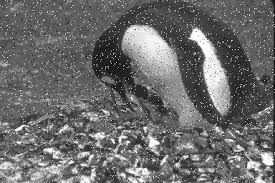
#> input picture Signals Project/Processing Images/Median_Image.jpg, 275 x 183 px
$ python median_filter.py
#> lines starting #> are read from the running program, lines starting #| are printed output that depends on the picture
import numpy as np
import cv2
import matplotlib.pyplot as plt


image = cv2.imread("Processing Images/Median_Image.jpg")
#> image is the input picture: shape (183, 275, 3); min 0, max 255, mean 107.3
image = cv2.cvtColor(image, cv2.COLOR_BGR2GRAY)
#> image: shape (183, 275)

#Function to perform the median filtering
def median(window_size, image, num):

    #gathering height and width of image
#> called with window_size = 3, num = 2
    im_height, im_width = image.shape
#> im_height = 183; im_width = 275

    #padding image to prevent window from using undefined pixel values
    pad_size = window_size // 2

    padded_image = np.pad(image, ((pad_size), (pad_size)), mode = 'constant')
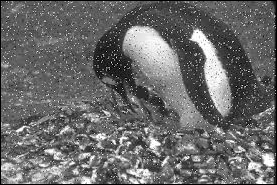
#> padded_image: shape (185, 277); min 0, max 255, mean 105.4

    #initializing filtered_image array
    filtered_image = np.zeros_like(image)

    #for loop that iterates through each pixel and applying median computations
    for i in range(im_height):
        for j in range(im_width):
            window = padded_image[i:(i + window_size), j:(j + window_size)]
            median_value = np.median(window)

            #setting pixel values to median
            filtered_image[i, j] = median_value
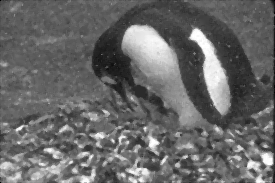
#> filtered_image: shape (183, 275); min 0, max 255, mean 104.3

    #converting image back to observable pixel range
    filtered_image = np.clip(filtered_image, 0, 255).astype(np.uint8)

    plt.subplot(1, 5, num)
    plt.imshow(filtered_image, cmap = 'gray')
    plt.axis('off')
    plt.title(f'Filtered Image Window Size {window_size}x{window_size}')


plt.figure(figsize = (15, 5))

plt.subplot(1, 5, 1)
plt.imshow(image, cmap = 'gray')
plt.axis('off')
plt.title('Original Image')

median(3, image, 2)
median(5, image, 3)
#> call 2 of median, with window_size = 5, num = 3
#> in median (call 2), `padded_image = np.pad(image, ((pad_size), (pad_size)), mode = 'constan..`:
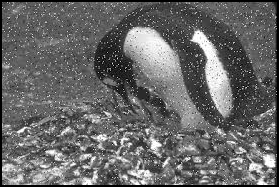
#> padded_image: shape (187, 279); min 0, max 255, mean 103.5
#> after the loop in median (call 2), `for i in range(im_height):`:
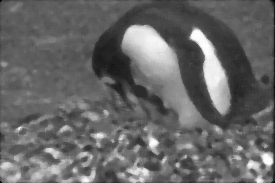
#> filtered_image: shape (183, 275); min 0, max 255, mean 103.2
median(7, image, 4)
#> call 3 of median, with window_size = 7, num = 4
#> in median (call 3), `padded_image = np.pad(image, ((pad_size), (pad_size)), mode = 'constan..`:
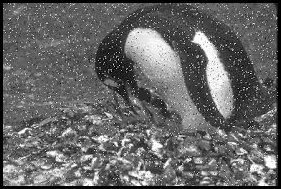
#> padded_image: shape (189, 281); min 0, max 255, mean 101.7
#> after the loop in median (call 3), `for i in range(im_height):`:
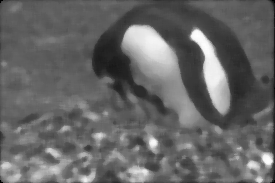
#> filtered_image: shape (183, 275); min 0, max 255, mean 102.3

plt.tight_layout()
plt.show()
